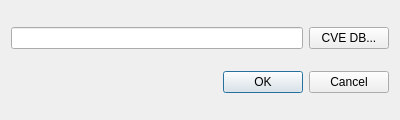
<?xml version="1.0" encoding="UTF-8"?>
<ui version="4.0">
 <class>DialogImportCVEDB</class>
 <widget class="QDialog" name="DialogImportCVEDB">
  <property name="geometry">
   <rect>
    <x>0</x>
    <y>0</y>
    <width>400</width>
    <height>120</height>
   </rect>
  </property>
  <property name="sizePolicy">
   <sizepolicy hsizetype="Fixed" vsizetype="Fixed">
    <horstretch>0</horstretch>
    <verstretch>0</verstretch>
   </sizepolicy>
  </property>
  <property name="minimumSize">
   <size>
    <width>400</width>
    <height>120</height>
   </size>
  </property>
  <property name="maximumSize">
   <size>
    <width>400</width>
    <height>150</height>
   </size>
  </property>
  <property name="windowTitle">
   <string>Dialog</string>
  </property>
  <layout class="QGridLayout" name="gridLayout_2">
   <item row="1" column="0">
    <widget class="QDialogButtonBox" name="buttonBox">
     <property name="orientation">
      <enum>Qt::Horizontal</enum>
     </property>
     <property name="standardButtons">
      <set>QDialogButtonBox::Cancel|QDialogButtonBox::Ok</set>
     </property>
    </widget>
   </item>
   <item row="0" column="0">
    <layout class="QGridLayout" name="gridLayout">
     <item row="2" column="1">
      <widget class="QPushButton" name="pushButtonOpenCVEDbFileName">
       <property name="text">
        <string>CVE DB...</string>
       </property>
      </widget>
     </item>
     <item row="2" column="0">
      <widget class="QLineEdit" name="lineEditCVEDBFileName"/>
     </item>
    </layout>
   </item>
  </layout>
 </widget>
 <resources/>
 <connections>
  <connection>
   <sender>buttonBox</sender>
   <signal>accepted()</signal>
   <receiver>DialogImportCVEDB</receiver>
   <slot>accept()</slot>
   <hints>
    <hint type="sourcelabel">
     <x>248</x>
     <y>254</y>
    </hint>
    <hint type="destinationlabel">
     <x>157</x>
     <y>274</y>
    </hint>
   </hints>
  </connection>
  <connection>
   <sender>buttonBox</sender>
   <signal>rejected()</signal>
   <receiver>DialogImportCVEDB</receiver>
   <slot>reject()</slot>
   <hints>
    <hint type="sourcelabel">
     <x>316</x>
     <y>260</y>
    </hint>
    <hint type="destinationlabel">
     <x>286</x>
     <y>274</y>
    </hint>
   </hints>
  </connection>
 </connections>
</ui>
